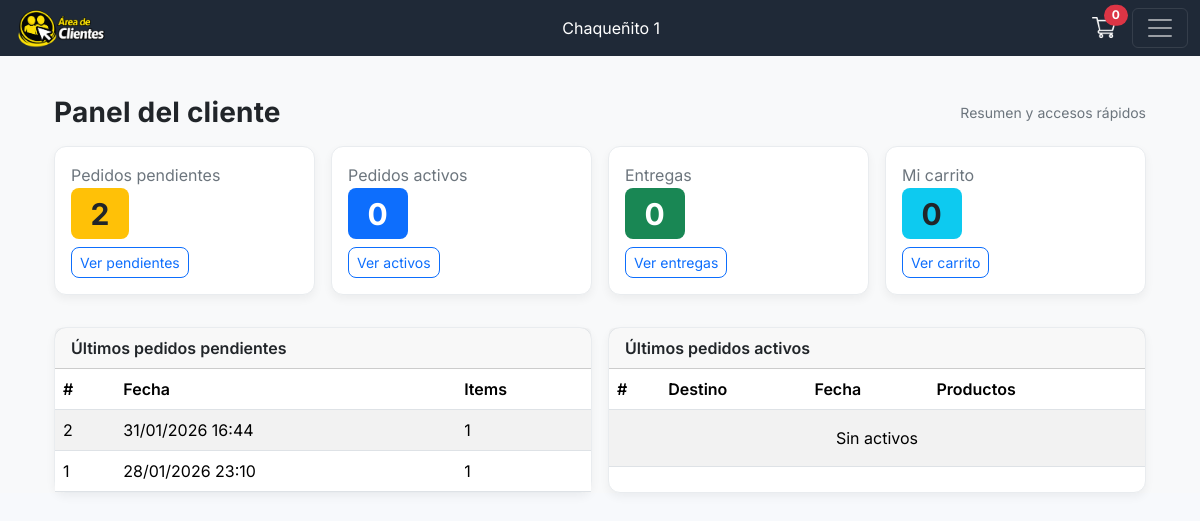
The app's page /cliente/ (signed in), older data.
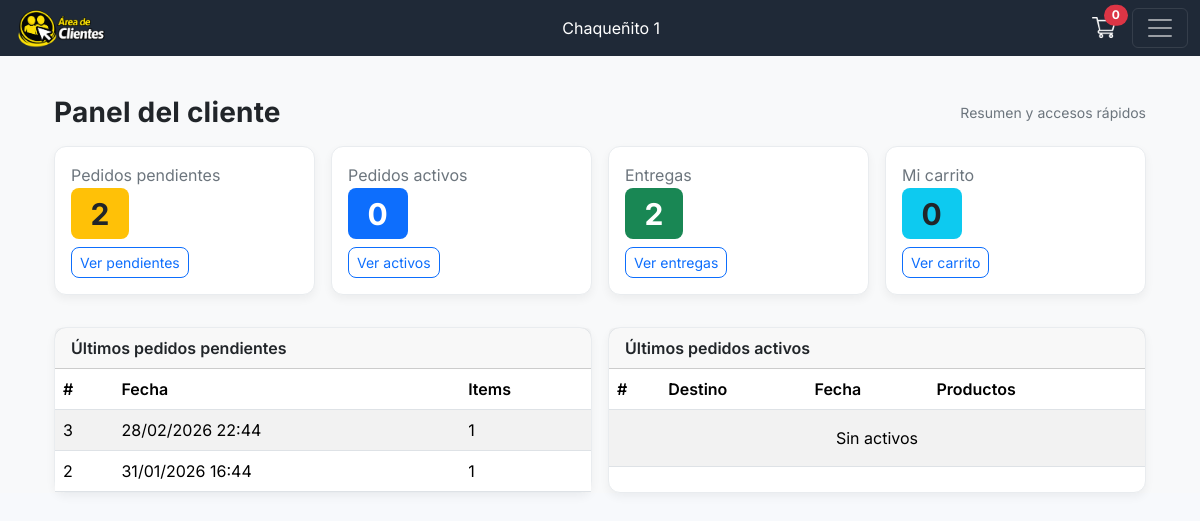
The same page, newer data.
### encargado/models.py (models this page shows, shortened)
class Pedido_cliente(models.Model):
    ESTADOS = (
        ("pendiente", "Pendiente"),
        ("enviado", "Enviado"),
        ("finalizado", "Finalizado"),
        ("cancelado", "Cancelado"),
    )
    cliente = models.ForeignKey(User, on_delete=models.CASCADE)
    fecha = models.DateTimeField(auto_now_add=True)
    estado = models.CharField(max_length=20, choices=ESTADOS, default="activo")

### cliente/views.py (the view)
# urls.py: 2. Add a URL to urlpatterns:  path('', views.home, name='home')
@group_required('Cliente')
def home(request):
    carrito = None
    try:
        carrito, _ = Carrito.objects.get_or_create(usuario=request.user)
    except Exception:
        pass
    cliente = Cliente.objects.filter(user=request.user).first()
    pendientes_count = Pedido_cliente.objects.filter(
        cliente_id=request.user.id,
        estado='pendiente'
    ).count()
    pendientes_ultimos = Pedido_cliente.objects.filter(
        cliente_id=request.user.id,
        estado='pendiente'
    ).order_by('-fecha')[:5]
    activos_count = 0
    entregas_count = 0
    activos_ultimos = []
    if cliente:
        activos_qs = Pedido.objects.filter(
            cliente=cliente,
            estado__estado='activo'
        ).order_by('-creado_en')
        activos_count = activos_qs.count()
        activos_ultimos = activos_qs[:5]
        entregas_count = Pedido.objects.filter(
            cliente=cliente,
            estado__estado='entregado'
        ).count()
    return render(request, 'cliente/home.html', {
        'carrito': carrito,
        'pendientes_count': pendientes_count,
        'pendientes_ultimos': pendientes_ultimos,
        'activos_count': activos_count,
        'activos_ultimos': activos_ultimos,
        'entregas_count': entregas_count,
    })

### carneclick/context_processors.py (called while the page is built)
def client_info(request):
    cliente = None
    comercio_nombre = ''
    try:
        if request.user and request.user.is_authenticated:
            from encargado.models import Cliente as ClienteModel
            cliente = ClienteModel.objects.filter(
                user=request.user).select_related('comercio').first()
            if cliente and getattr(cliente, 'comercio', None):
                comercio_nombre = cliente.comercio.nombre
    except Exception:
        cliente = None
        comercio_nombre = ''
    return {
        'cliente_obj': cliente,
        'comercio_nombre': comercio_nombre,
    }

### encargado/models.py (called while the page is built)
    def total_items(self):
        return sum(item.cantidad for item in self.items.all())

### cliente/templates/cliente/home.html
{% extends "cliente.html" %}
{% load static %}
{% block content %}
<div class="container my-4">
  <div class="d-flex justify-content-between align-items-center mb-3">
    <h3 class="fw-bold mb-0">Panel del cliente</h3>
    <small class="text-muted">Resumen y accesos rápidos</small>
  </div>
  <div class="row g-3">
    <div class="col-md-3">
      <div class="card shadow-sm h-100">
        <div class="card-body">
          <div class="text-muted">Pedidos pendientes</div>
          <div class="display-6"><span class="badge bg-warning text-dark">{{ pendientes_count }}</span></div>
          <a class="btn btn-sm btn-outline-primary mt-2" href="{% url 'cliente:pedidos_pendientes_cliente' %}">Ver pendientes</a>
        </div>
      </div>
    </div>
    <div class="col-md-3">
      <div class="card shadow-sm h-100">
        <div class="card-body">
          <div class="text-muted">Pedidos activos</div>
          <div class="display-6"><span class="badge bg-primary">{{ activos_count }}</span></div>
          <a class="btn btn-sm btn-outline-primary mt-2" href="{% url 'cliente:pedidos_activos' %}">Ver activos</a>
        </div>
      </div>
    </div>
    <div class="col-md-3">
      <div class="card shadow-sm h-100">
        <div class="card-body">
          <div class="text-muted">Entregas</div>
          <div class="display-6"><span class="badge bg-success">{{ entregas_count }}</span></div>
          <a class="btn btn-sm btn-outline-primary mt-2" href="{% url 'cliente:entregas' %}">Ver entregas</a>
        </div>
      </div>
    </div>
    <div class="col-md-3">
      <div class="card shadow-sm h-100">
        <div class="card-body">
          <div class="text-muted">Mi carrito</div>
          <div class="display-6"><span class="badge bg-info text-dark">{% if carrito %}{{ carrito.total_items }}{% else %}0{% endif %}</span></div>
          <a class="btn btn-sm btn-outline-primary mt-2" href="{% url 'cliente:ver_carrito' %}">Ver carrito</a>
        </div>
      </div>
    </div>
  </div>
  <div class="row g-3 mt-3">
    <div class="col-lg-6">
      <div class="card shadow-sm h-100">
        <div class="card-header">Últimos pedidos pendientes</div>
        <div class="card-body p-0">
          <div class="table-responsive">
          <table class="table table-striped table-hover align-middle mb-0">
            <thead>
              <tr>
                <th>#</th>
                <th>Fecha</th>
                <th>Items</th>
              </tr>
            </thead>
            <tbody>
              {% for p in pendientes_ultimos %}
              <tr>
                <td>{{ p.id }}</td>
                <td>{{ p.fecha|date:"d/m/Y H:i" }}</td>
                <td>{{ p.items.count }}</td>
              </tr>
              {% empty %}
              <tr><td colspan="3" class="text-center py-3">Sin pendientes</td></tr>
              {% endfor %}
            </tbody>
          </table>
          </div>
        </div>
      </div>
    </div>
    <div class="col-lg-6">
      <div class="card shadow-sm h-100">
        <div class="card-header">Últimos pedidos activos</div>
        <div class="card-body p-0">
          <div class="table-responsive">
          <table class="table table-striped table-hover align-middle mb-0">
            <thead>
              <tr>
                <th>#</th>
                <th>Destino</th>
                <th>Fecha</th>
                <th>Productos</th>
                <th></th>
              </tr>
            </thead>
            <tbody>
              {% for p in activos_ultimos %}
              <tr>
                <td>{{ p.id }}</td>
                <td>{{ p.cliente.comercio.nombre }}</td>
                <td>{{ p.creado_en|date:"d/m/Y H:i" }}</td>
                <td>{{ p.detallepedido_set.count }}</td>
                <td><a href="{% url 'cliente:pedido_detalle' p.id %}" class="btn btn-sm btn-outline-primary">Ver</a></td>
              </tr>
              {% empty %}
              <tr><td colspan="5" class="text-center py-3">Sin activos</td></tr>
              {% endfor %}
            </tbody>
          </table>
          </div>
        </div>
      </div>
    </div>
  </div>
</div>
{% endblock %}

Row changes from the older to the newer data that the page shows:
removed Pedido_cliente: id "1", fecha "28/01/2026 23:10", items.count "1"
added Pedido_cliente: id "3", fecha "28/02/2026 22:44", items.count "1"
Text that changed along with them:
{{ entregas_count }}: "0" → "2"
